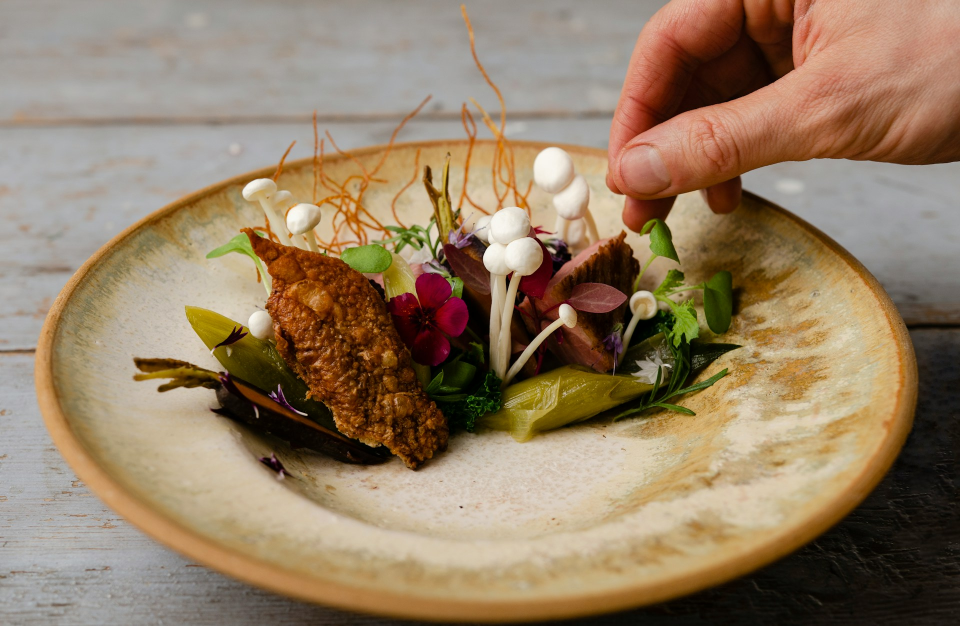
#> input picture 04-30-morfologia/imagen-1.jpg, 1920 x 1252 px (shown at 1/2 size)
$ jupyter execute practica.ipynb
#> lines starting #> are read from the running program, lines starting #| are printed output that depends on the picture; after the words box and inside, x2 and y2 are one past the last pixel; in counts of white or black regions, pixels touching at a corner belong together
## Transformacion Hit or Miss

Es una transformacion que hace uso de uno o mas elementos estructurantes, las dos transformaciones mas basicas son la erosion y dilatacion. La combinacion de esas 2 operaciones genera transformaciones morfologicas mas complejas como las transformaciones: `opening`, `closing` o `to-hat`.

La transformacion hit-or-miss tambien es util para encontrar patrones en imagenes binarias.

[cell 1]
import matplotlib.pyplot as plt
import numpy as np
import cv2
cv2.MORPH_HITMISS

img = cv2.imread("imagen-1.jpg",cv2.IMREAD_GRAYSCALE)
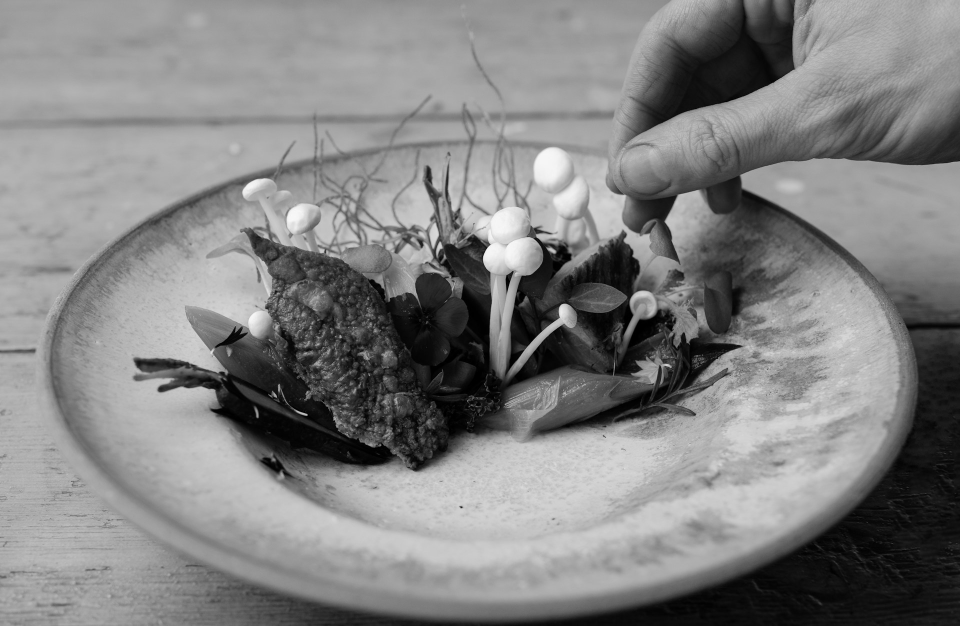
#> img: shape (1252, 1920) (shown at 1/2 size); min 0, max 253, mean 130
_,img_bin = cv2.threshold(img, 127,255,cv2.THRESH_BINARY)
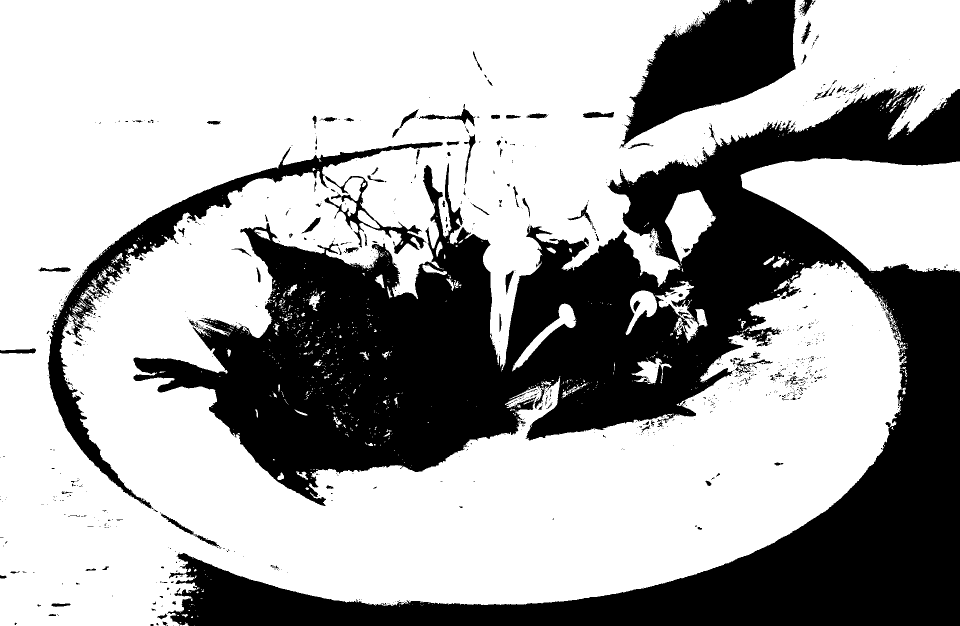
#> img_bin: shape (1252, 1920) (shown at 1/2 size); 65.8% white; 1061 black regions (921 under 20 px), largest, box (x1, y1, x2, y2) and area: (267, 171, 1920, 1252) 710098, (1239, 0, 1592, 297) 53979, (95, 284, 886, 1018) 37390

# Elemento estructurante
kernel = np.array((
        [0, 1, 0],
        [1, -1, 1],
        [0, 1, 0]), dtype="int")

img_rest = cv2.morphologyEx(img, cv2.MORPH_HITMISS, kernel)
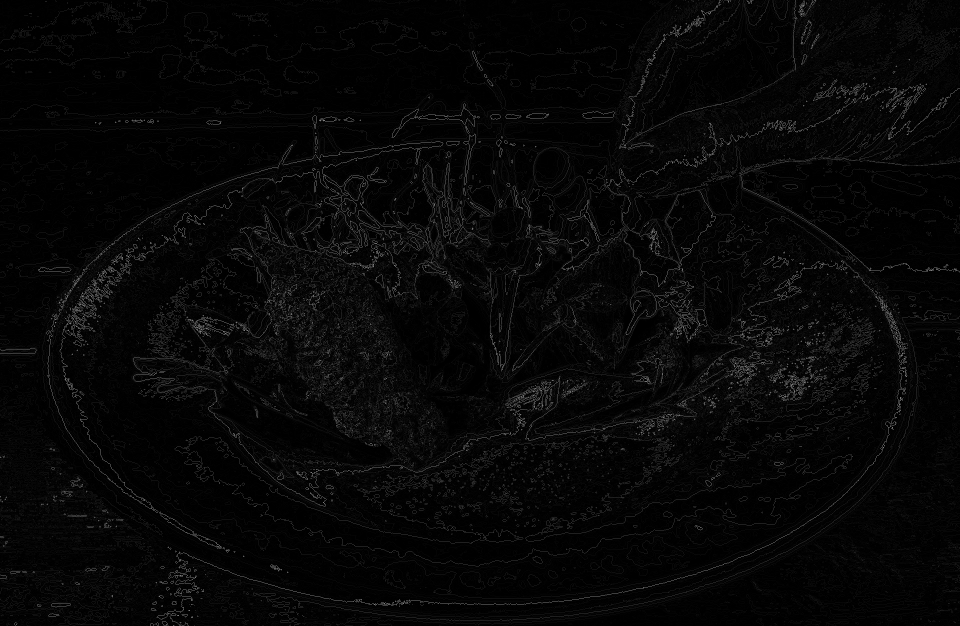
#> img_rest: shape (1252, 1920) (shown at 1/2 size); min 0, max 144, mean 6.5

rate = 50

kernel = (kernel+1)*127
kernel = np.uint8(kernel)
kernel = cv2.resize(kernel, None, fx=rate, fy=rate, interpolation=cv2.INTER_NEAREST)

fig,axs = plt.subplots(3,1,figsize=(20,20))

axs[0].imshow(kernel, cmap="gray")
axs[1].imshow(img, cmap="gray")
axs[2].imshow(img_rest, cmap="gray")
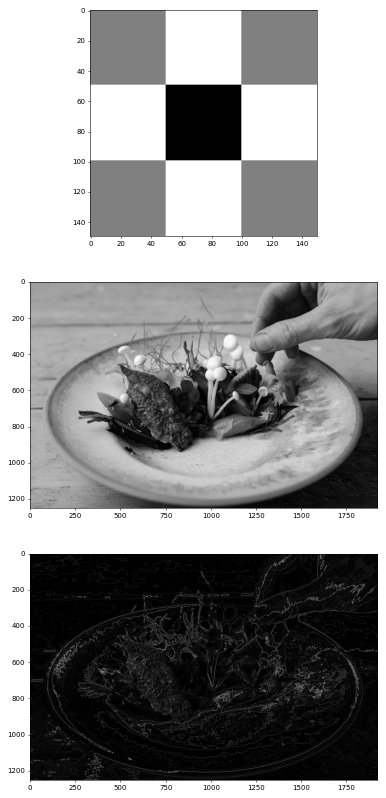
#> figure drawn by matplotlib, 3 panels
